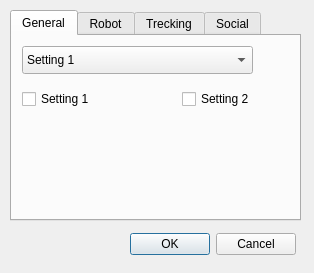
<?xml version="1.0" encoding="UTF-8"?>
<ui version="4.0">
 <class>preferences</class>
 <widget class="QDialog" name="preferences">
  <property name="geometry">
   <rect>
    <x>0</x>
    <y>0</y>
    <width>314</width>
    <height>273</height>
   </rect>
  </property>
  <property name="windowTitle">
   <string>Preferences</string>
  </property>
  <widget class="QTabWidget" name="tabWidget">
   <property name="geometry">
    <rect>
     <x>10</x>
     <y>10</y>
     <width>291</width>
     <height>211</height>
    </rect>
   </property>
   <property name="currentIndex">
    <number>0</number>
   </property>
   <widget class="QWidget" name="tab">
    <attribute name="title">
     <string>General</string>
    </attribute>
    <widget class="QComboBox" name="comboBox">
     <property name="geometry">
      <rect>
       <x>10</x>
       <y>10</y>
       <width>231</width>
       <height>28</height>
      </rect>
     </property>
     <item>
      <property name="text">
       <string>Setting 1</string>
      </property>
     </item>
     <item>
      <property name="text">
       <string>Setting 2</string>
      </property>
     </item>
    </widget>
    <widget class="QCheckBox" name="checkBox">
     <property name="geometry">
      <rect>
       <x>10</x>
       <y>50</y>
       <width>90</width>
       <height>26</height>
      </rect>
     </property>
     <property name="text">
      <string>Setting 1</string>
     </property>
    </widget>
    <widget class="QCheckBox" name="checkBox_2">
     <property name="geometry">
      <rect>
       <x>170</x>
       <y>50</y>
       <width>90</width>
       <height>26</height>
      </rect>
     </property>
     <property name="text">
      <string>Setting 2</string>
     </property>
    </widget>
   </widget>
   <widget class="QWidget" name="tab_3">
    <attribute name="title">
     <string>Robot</string>
    </attribute>
   </widget>
   <widget class="QWidget" name="tab_4">
    <attribute name="title">
     <string>Trecking</string>
    </attribute>
   </widget>
   <widget class="QWidget" name="tab_2">
    <attribute name="title">
     <string>Social</string>
    </attribute>
   </widget>
  </widget>
  <widget class="QDialogButtonBox" name="buttonBox">
   <property name="geometry">
    <rect>
     <x>130</x>
     <y>230</y>
     <width>166</width>
     <height>28</height>
    </rect>
   </property>
   <property name="standardButtons">
    <set>QDialogButtonBox::Cancel|QDialogButtonBox::Ok</set>
   </property>
  </widget>
 </widget>
 <resources/>
 <connections/>
</ui>
